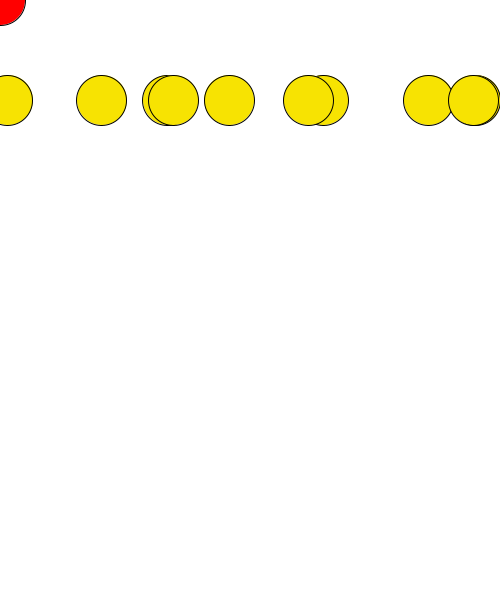
Frame 1 (no input)
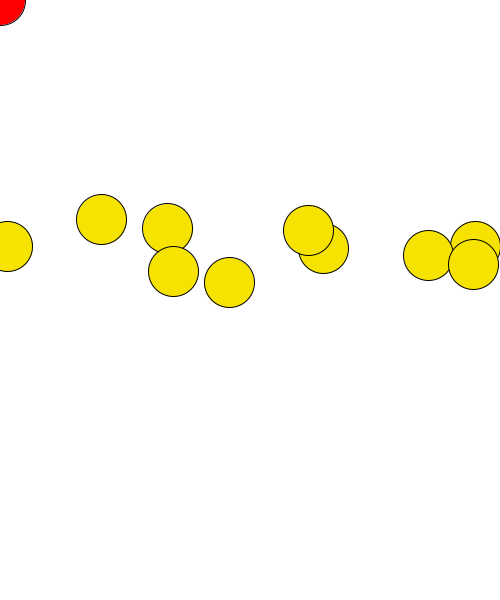
Frame 60 (the mouse pressed at the canvas centre just before this capture)
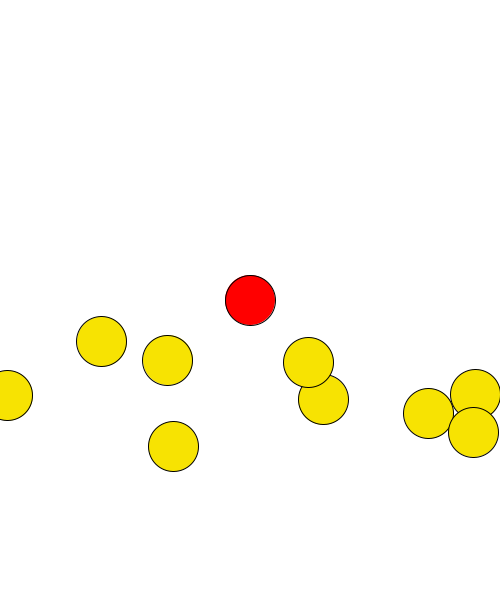
Frame 120 (the mouse held since frame 60 and released just before this capture)

The Processing sketch that drew these frames (run headless with seeded random() and noise(); from frame 60 on, the mouse is pressed at the canvas centre):

// Processing sketch: sketch_08160830_1122_catching_balls_3
// ── sketch_08160830_1122_catching_balls_3.pde
//可以有任意組嗎
float []x;
float []y;
float []vy;
boolean []dead;//false 0,true 1
int N=20;
void setup(){
  size(500,600);
  x= new float[N];//決定陣列大小
  y= new float[N];
  vy= new float[N];
  dead =new boolean[N];
  for(int i=0;i<10;i++){
    x[i]=random(500);
    y[i]=100;
    vy[i]=random(2,4);
    dead[i]=false;
  }
}
void draw(){
  background(255);
  for(int i=0; i<N ;i++){
  if(dist(mouseX,mouseY,x[i],y[i])<=50){
      dead[i]=true;//碰到就死掉
    }
      if(dead[i]==true)continue;//如果沒有死掉
      fill(#F7E302);ellipse(x[i],y[i],50,50); 
      y[i] = y[i] + vy[i];//vy是速度
      if(y[i]>600)vy[i]=-vy[i];//碰到地板後vy[i]會變成負的
      if(y[i]<0)vy[i]=-vy[i];//再碰到後會再變
    }

  fill(255,0,0);ellipse(mouseX,mouseY,50,50);
  
}
